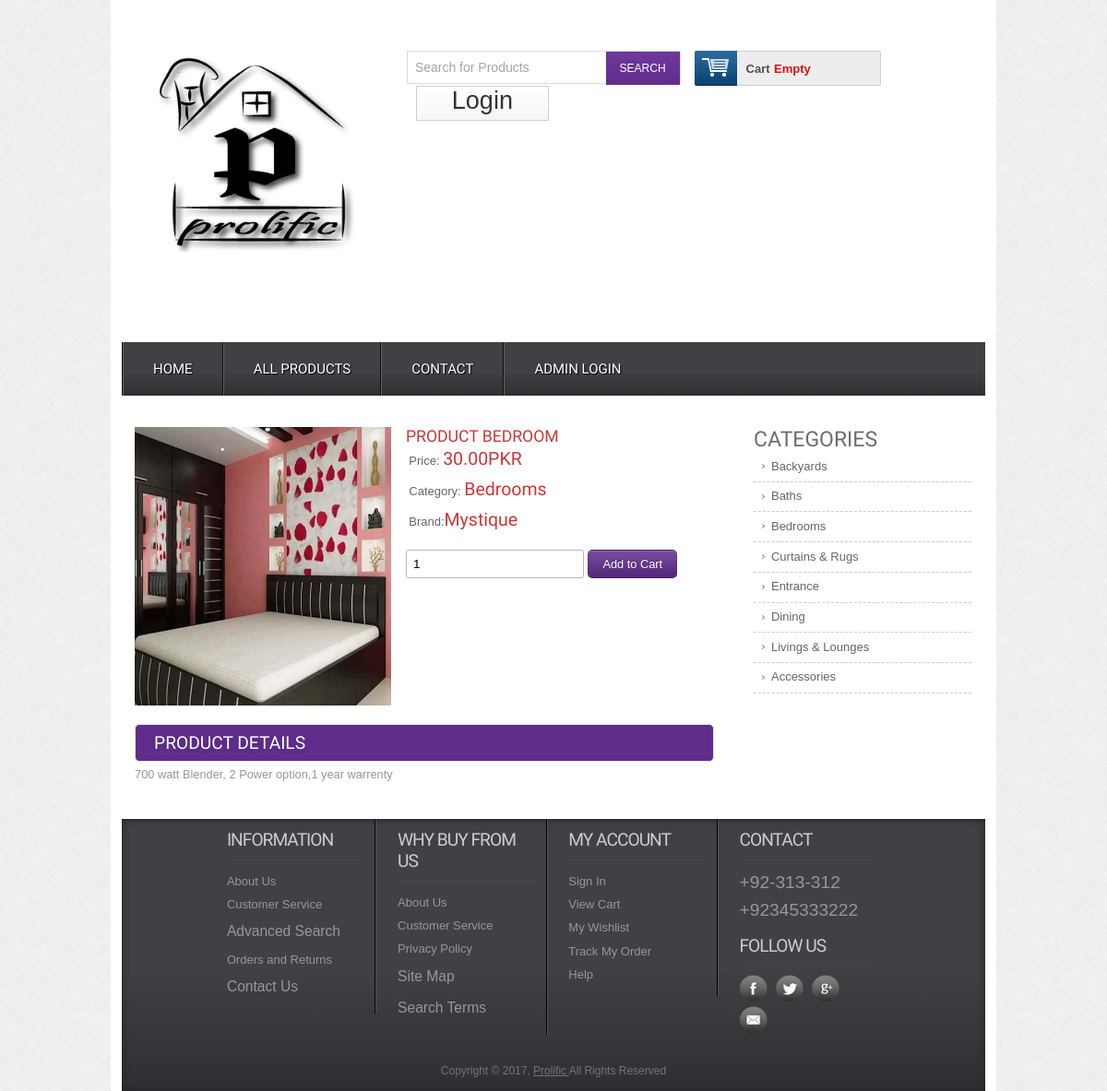
Screenshot of /details.php?proid=8 with the database file from the repository.
### tables this page shows
CREATE TABLE `tbl_product` (
  `productId` int(11) NOT NULL,
  `productName` varchar(255) NOT NULL,
  `catId` int(11) NOT NULL,
  `brandId` int(11) NOT NULL,
  `body` text NOT NULL,
  `price` float(10,2) NOT NULL,
  `image` varchar(255) NOT NULL,
  `type` tinyint(4) NOT NULL DEFAULT '0'
);

CREATE TABLE `tbl_category` (
  `catId` int(11) NOT NULL,
  `catName` varchar(255) NOT NULL
);

CREATE TABLE `tbl_brand` (
  `brandId` int(11) NOT NULL,
  `brandName` varchar(255) NOT NULL
);

### lib/Session.php (called while the page is built, shortened)
<?php
class Session{
	 public static function get($key){
		if (isset($_SESSION[$key])) {
		   return $_SESSION[$key];
		 } else {
		   return false;
		}
	 }
}
?>

### lib/Database.php (called while the page is built, shortened)
<?php
Class Database{
 public $host   = DB_HOST;
 public $user   = DB_USER;
 public $pass   = DB_PASS;
 public $dbname = DB_NAME;
 public $link;
private function connectDB(){
	 $this->link = new mysqli($this->host, $this->user, $this->pass,  $this->dbname);
 }
public function select($query){
	$result = $this->link->query($query) or
        die($this->link->error.__LINE__);
	  if($result->num_rows > 0){
		return $result;
	  } else {
		return false;
  }
 }
}
?>

### classes/Product.php (called while the page is built, shortened)
<?php
    $filepath = realpath(dirname(__FILE__));
    include_once ($filepath.'/../lib/Database.php');
?>
<?php
class Product{
    private $db;
    public function __construct(){
            $this->db = new Database();
    }
    public function getSingleProduct($id){
        $query = " SELECT p.*, c.catName, b.brandName
                FROM tbl_product as p, tbl_category as c, tbl_brand as b
                WHERE p.catId = c.catId AND p.brandId = b.brandId
                AND p.productId = '$id'";
        $result = $this->db->select($query);
        return $result;
    }
}
?>

### classes/category.php (called while the page is built, shortened)
<?php
    $filepath = realpath(dirname(__FILE__));
    include_once ($filepath.'/../lib/Database.php');
?>
<?php
class category{
    private $db;
    public function __construct(){
            $this->db = new Database();
    }
    public function getAllCat(){
        $query = "SELECT * FROM tbl_category ORDER BY catId DESC";
        $result = $this->db->select($query);
        return $result;
    }
}
?>

### details.php (the view, shortened to what this page needs)
<?php include 'inc/header.php';?>
<?php
    if (!isset($_GET['proid']) || $_GET['proid'] == NULL){
        echo "<script>window.location = '404.php';</script>";
    } else {
        $id = preg_replace('/[^-a-zA-Z0-9_]/', '', $_GET['proid']);
    }
?>
 <div class="main">
    <div class="content">
    	<div class="section group">
                <div class="cont-desc span_1_of_2">
                <?php
                    $getPd = $pd->getSingleProduct($id);
                    if ($getPd){
                        while ($result = $getPd->fetch_assoc()){
                ?>
                        <div class="grid images_3_of_2">
                                <img src="admin/<?php echo $result['image'];?>" alt="" />
                        </div>
                <div class="desc span_3_of_2">
                        <h2><?php echo $result['productName'];?> </h2>
                        <div class="price">
                                <p>Price: <span><?php echo $result['price'];?>PKR</span></p>
                                <p>Category: <span><?php echo $result['catName'];?></span></p>
                                <p>Brand:<span><?php echo $result['brandName'];?></span></p>
                </div>
                        <div class="add-cart">
                            <form action="" method="post">
                                    <input type="number" class="buyfield" name="quantity" value="1"/>
                                    <input type="submit" class="buysubmit" name="submit" value="Add to Cart"/>
                            </form>
                        </div>
                </div>
                    <div class="product-desc">
                    <h2>Product Details</h2>
                    <?php echo $result['body'];?>
                </div>
                    <?php } } ?>
	</div>
		<div class="rightsidebar span_3_of_1">
                    <h2>CATEGORIES</h2>
                    <ul>
                        <?php
                            $getCat = $cat->getAllCat($id);
                            if ($getCat){
                                while ($result = $getCat->fetch_assoc()){
                        ?>
                            <li><a href="productbycat.php?catId=<?php echo $result['catId'];?>"><?php echo $result['catName'];?></a></li>
                        <?php } } ?>
                    </ul>
 		</div>
 	</div>
 	</div>
</div>
<?php include 'inc/footer.php';?>

### inc/header.php (shortened to what this page needs)
<?php
        $filepath = realpath(dirname(__FILE__));
		include_once ($filepath.'/../lib/Session.php');
		include_once ($filepath.'/../lib/Database.php');
		include_once ($filepath.'/../classes/Product.php');
		include_once ($filepath.'/../classes/category.php');
        $pd  = new Product();
        $cat = new category();
?>
<head>
<link href="css/style.css" rel="stylesheet" type="text/css" media="all"/>
<link href="css/menu.css" rel="stylesheet" type="text/css" media="all"/>
</head>
<body>
  <div class="wrap">
    <div class="header_top">
        <div class="logo">
                <a href="index.php"><img src="images/logo.png" alt="" /></a>
        </div>
          <div class="header_top_right">
            <div class="search_box">
                <form>
                    <input type="text" value="Search for Products" onFocus="this.value = '';
                           " onBlur="if (this.value == '') {this.value = 'Search for Products';}">
                    <input type="submit" value="SEARCH">
                </form>
            </div>
            <div class="shopping_cart">
                <div class="cart">
                    <a href="cart.php" title="View my shopping cart" rel="nofollow">
                        <span class="cart_title" >Cart</span>
                        <span class="no_product">
                        <?php
                            $gTotal = session::get("gTotal");
                            $qty = session::get("qty");
                            if ($gTotal<=0){
                                echo "Empty";
                            }else
                             $gTotal. " , Qty:".$qty;
                        ?>
                        </span>
                            </a>
                    </div>
                </div>
            <div class="login">
            <?php
                $login = Session::get("cuslogin");
                if ($login == false){
            ?>
                <a href="login.php">Login</a>
            <?php    }else { ?>
                        <a href="?cid=<?php Session::get('cusId');?>">Logout</a>
            <?php    }?>
            </div>
            </div>
 </div>
<div class="menu">
	<ul id="dc_mega-menu-orange" class="dc_mm-orange">
	  <li><a href="index.php">Home</a></li>
	  <li><a href="products.php">All Products</a> </li>
	  <li><a href="contact.php">Contact</a> </li>
      <li><a href="admin">Admin Login</a> </li>
	</ul>
</div>

### inc/footer.php (shortened to what this page needs)
  <div class="footer">
   	  <div class="wrapper">
	     <div class="section group">
            <div class="col_1_of_4 span_1_of_4">
                    <h4>Information</h4>
                    <ul>
                    <li><a href="#">About Us</a></li>
                    <li><a href="#">Customer Service</a></li>
                    <li><a href="#"><span>Advanced Search</span></a></li>
                    <li><a href="#">Orders and Returns</a></li>
                    <li><a href="#"><span>Contact Us</span></a></li>
                    </ul>
            </div>
            <div class="col_1_of_4 span_1_of_4">
                    <h4>Why buy from us</h4>
                            <ul>
                            <li><a href="#">About Us</a></li>
                            <li><a href="#">Customer Service</a></li>
                            <li><a href="#">Privacy Policy</a></li>
                            <li><a href="#"><span>Site Map</span></a></li>
                            <li><a href="#"><span>Search Terms</span></a></li>
                            </ul>
            </div>
            <div class="col_1_of_4 span_1_of_4">
                    <h4>My account</h4>
                            <ul>
                                    <li><a href="#">Sign In</a></li>
                                    <li><a href="#">View Cart</a></li>
                                    <li><a href="#">My Wishlist</a></li>
                                    <li><a href="#">Track My Order</a></li>
                                    <li><a href="#">Help</a></li>
                            </ul>
            </div>
            <div class="col_1_of_4 span_1_of_4">
                    <h4>Contact</h4>
                            <ul>
                                    <li><span>+92-313-312</span></li>
                                    <li><span>+92345333222</span></li>
                            </ul>
                            <div class="social-icons">
                                    <h4>Follow Us</h4>
                                      <ul>
                                          <li class="facebook"><a href="#" target="_blank"> </a></li>
                                          <li class="twitter"><a href="#" target="_blank"> </a></li>
                                          <li class="googleplus"><a href="#" target="_blank"> </a></li>
                                          <li class="contact"><a href="#" target="_blank"> </a></li>
                                 </ul>
                            </div>
            </div>
			</div>
			<div class="copy_right">
				<p>Copyright © 2017, <a href="#"> Prolific </a> All Rights Reserved </p>
		   </div>
     </div>
  </div>
    <link href="css/flexslider.css" rel='stylesheet' type='text/css' />
</body>
</html>

### css/menu.css (style rules this page uses)
ul.dc_mm-orange,ul.dc_mm-orange li { border:none; list-style:none; }
ul.dc_mm-orange { background: #414045; background: -moz-linear-gradient(top, #414045 55%, #2f2e33 100%); background: -webkit-gradient(linear, left top, left bottom, color-stop(55%,#414045), color-stop(100%,#2f2e33)); background: -webkit-linear-gradient(top, #414045 55%,#2f2e33 100%); background: -o-linear-gradient(top, #414045 55%,#2f2e33 100%); background: -ms-linear-gradient(top, #414045 55%,#2f2e33 100%); background: linear-gradient(to bottom, #414045 55%,#2f2e33 100%); filter: progid:DXImageTransform.Microsoft.gradient( startColorstr='#414045', endColorstr='#2f2e33',GradientType=0 ); font:normal 13px Arial,sans-serif; padding:0; position:relative; width:100%; }
ul.dc_mm-orange li { float:left; margin:0; padding:0; }
ul.dc_mm-orange li a { color:#fff; display:block; float:left; font-size:15px; padding:20px 32px; text-decoration:none; text-shadow:1px 1px 1px #000; text-transform:uppercase; font-family:'Doppio One', sans-serif; border-left:2px groove #636363; }

### rows the page displays
tbl_product: image (picture), productName "PRODUCT BEDROOM", price "30.00", catId.catName "Bedrooms", brandId.brandName "Mystique", body "700 watt Blender, 2 Power option,1 year warrenty"
tbl_category: catName "Backyards"
tbl_category: catName "Baths"
tbl_category: catName "Bedrooms"
tbl_category: catName "Curtains & Rugs"
tbl_category: catName "Entrance"
tbl_category: catName "Dining"
tbl_category: catName "Livings & Lounges"
tbl_category: catName "Accessories"
